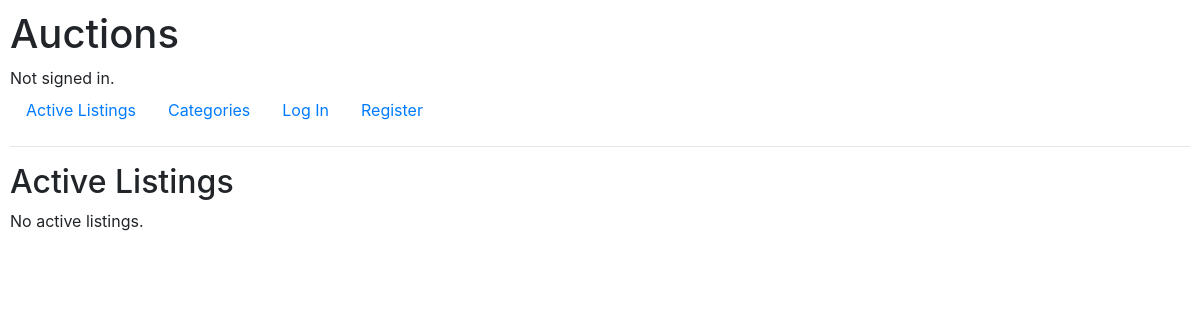
Before: / with the older database file.
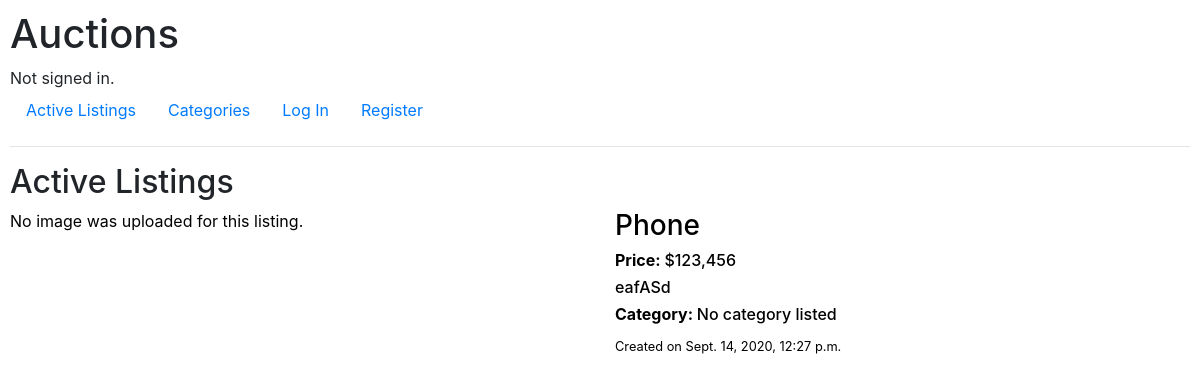
After: the same page with the newer database file.
### auctions/models.py (models this page shows)
class Auction(models.Model):
    username = models.CharField(max_length=50)
    title = models.CharField(max_length=64)
    price = models.CharField(max_length=64)
    description = models.CharField(max_length=100)
    creation_date = models.DateTimeField()
    photo = models.FileField(null=True, blank=True)
    category = models.CharField(max_length=64)
    active = models.BooleanField(default=True)
    winner = models.CharField(max_length=50, blank=True)

### auctions/views.py (the view)
# urls.py: path("", views.index, name="index"),
def index(request):
    return render(request, "auctions/index.html", {
        "auctions": Auction.objects.filter(active=True)
    })

### auctions/templates/auctions/index.html
{% extends "auctions/layout.html" %}
{% load static %}
{% load humanize %}
{% block extra_css %}
    <link href="{% static 'auctions/index.css' %}" rel="stylesheet">
{% endblock %}
{% block body %}
    <h2>Active Listings</h2>
    {% if auctions %}
        {% for auction in auctions %}
            <a class="unstyle" href="{% url 'listings' auction.id %}">
                <div class="row">
                    <div class="col">
                        {% if auction.photo %}
                            <img src="{{auction.photo}}" alt="uploaded picture">
                        {% else %}
                            <p>No image was uploaded for this listing.</p>
                        {% endif %}
                    </div>
                    <div class="col">
                        <h3>{{auction.title}}</h3>
                        <h6><strong>Price: </strong>${{auction.price|intcomma}}</h6>
                        <h6>{{auction.description}}</h6>
                        <h6><strong>Category: </strong>{{auction.category}}</h6>
                        <small>Created on {{auction.creation_date}}</small>
                    </div>
                </div>
            </a>
        {% endfor %}
    {% else %}
        <p>No active listings.</p>
    {% endif %}
{% endblock %}

### auctions/templates/auctions/layout.html (shortened to what this page needs)
{% load static %}
<!DOCTYPE html>
<html lang="en">
    <head>
        <link rel="stylesheet" href="https://stackpath.bootstrapcdn.com/bootstrap/4.4.1/css/bootstrap.min.css">
        <link href="{% static 'auctions/styles.css' %}" rel="stylesheet">
        {% block extra_css %}{% endblock %}
    </head>
    <body>
        <h1>Auctions</h1>
        <div>
            {% if user.is_authenticated %}
                Signed in as <strong>{{ user.username }}</strong>.
            {% else %}
                Not signed in.
            {% endif %}
        </div>
        <ul class="nav">
            <li class="nav-item">
                <a class="nav-link" href="{% url 'index' %}">Active Listings</a>
            </li>
            <li class="nav-item">
                <a class="nav-link" href="{% url 'categories' %}">Categories</a>
            </li>
            {% if user.is_authenticated %}
                <li class="nav-item">
                    <a class="nav-link" href="{% url 'logout' %}">Log Out</a>
                </li>
                <li class="nav-item">
                    <a class="nav-link" href="{% url 'create' %}">Create Listing</a>
                </li>
                <li class="nav-item">
                    <a class="nav-link" href="{% url 'watchlist' %}">Watchlist</a>
                </li>
            {% else %}
                <li class="nav-item">
                    <a class="nav-link" href="{% url 'login' %}">Log In</a>
                </li>
                <li class="nav-item">
                    <a class="nav-link" href="{% url 'register' %}">Register</a>
                </li>
            {% endif %}
        </ul>
        <hr>
        {% block body %}
        {% endblock %}
    </body>
</html>

### auctions/static/auctions/styles.css (style rules this page uses)
body { padding: 10px; }
.unstyle { color: black; text-decoration: none; }

### auctions/static/auctions/index.css (style rules this page uses)
.col { margin-bottom: 40px; }

Changed rows visible on the page:
added Auction: photo "No image was uploaded for this listing.", title "Phone", price "123,456", description "eafASd", category "No category listed", creation_date "Sept. 14, 2020, 12:27 p.m."
Other visible differences:
text no longer shown: "No active listings."
